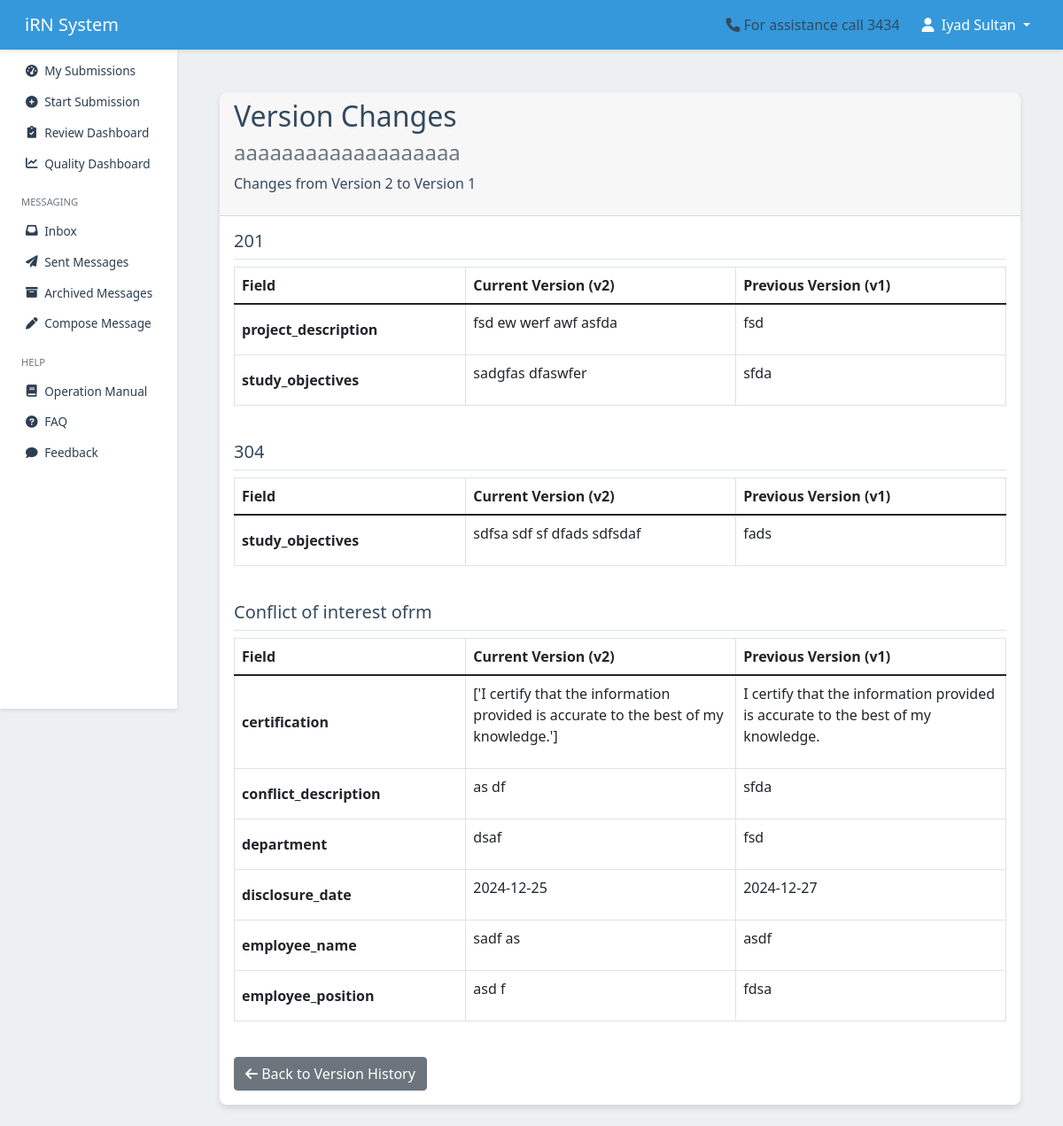
/submission/compare-version/89/2/1/ (signed in), run on the app's committed database.
### submission/models.py (models this page shows, shortened)
class Submission(models.Model):
    temporary_id = models.AutoField(primary_key=True)
    khcc_number = models.CharField(max_length=20, blank=True, null=True, unique=True)
    title = models.CharField(max_length=255)
    primary_investigator = models.ForeignKey(
        User, related_name='primary_investigations', on_delete=models.CASCADE
    )
    study_type = models.ForeignKey(StudyType, on_delete=models.SET_NULL, null=True)
    status = models.CharField(
        max_length=50,
        choices=get_submission_status_choices,
        default='draft'
    )
    date_created = models.DateTimeField(auto_now_add=True)
    last_modified = models.DateTimeField(auto_now=True)
    date_submitted = models.DateTimeField(blank=True, null=True)
    version = models.PositiveIntegerField(default=1)
    is_locked = models.BooleanField(default=False)
    is_archived = models.BooleanField(default=False)
    archived_at = models.DateTimeField(null=True, blank=True)
    show_in_irb = models.BooleanField(default=False, help_text="Toggle visibility for IRB members")
    show_in_rc = models.BooleanField(default=False, help_text="Toggle visibility for RC members")
    submitted_by = models.ForeignKey(
        User,
        related_name='submitted_submissions',
        on_delete=models.SET_NULL,
        null=True,
        blank=True,
        help_text="User who submitted the submission"
    )
    def can_user_edit(self, user):
        if user == self.primary_investigator:
            return True
        return (self.coinvestigators.filter(user=user, can_edit=True).exists() or
                self.research_assistants.filter(user=user, can_edit=True).exists())
    def can_user_view(self, user):
        if self.can_user_edit(user) or self.can_user_submit(user):
            return True

class FormDataEntry(models.Model):
    submission = models.ForeignKey(Submission, related_name='form_data_entries', on_delete=models.CASCADE)
    form = models.ForeignKey(DynamicForm, on_delete=models.CASCADE)
    field_name = models.CharField(max_length=255)
    value = models.TextField()
    date_saved = models.DateTimeField(auto_now=True)
    version = models.PositiveIntegerField(default=1)
    study_action = models.ForeignKey(
        'StudyAction',
        null=True,
        blank=True,
        on_delete=models.CASCADE,
        related_name='form_data_entries'
    )
    class Meta:
        indexes = [
            models.Index(fields=['submission', 'form', 'field_name']),
        ]
    @classmethod
    def get_version_data(cls, submission, version):
        entries = cls.objects.filter(
            submission=submission,
            version=version
        ).select_related('form')
        form_data = {}
        for entry in entries:
            if entry.form_id not in form_data:
                form_data[entry.form_id] = {
                    'form': entry.form,
                    'fields': {}
                }
            try:
                if isinstance(entry.value, str) and entry.value.startswith('['):
                    value = ', '.join(json.loads(entry.value))
                else:
                    value = entry.value
            except (json.JSONDecodeError, TypeError):
                value = entry.value
            form_data[entry.form_id]['fields'][entry.field_name] = value
        return form_data

### forms_builder/models.py (models this page shows, shortened)
class DynamicForm(models.Model):
    name = models.CharField(max_length=255)
    version = models.PositiveIntegerField(default=1)
    date_created = models.DateTimeField(auto_now_add=True)
    requested_per_investigator = models.BooleanField(
        default=False,
        help_text="If checked, one form will be required per investigator"
    )
    study_types = models.ManyToManyField(StudyType, related_name='forms')
    json_input = models.TextField(blank=True, null=True)
    order = models.PositiveIntegerField(
        default=0,
        help_text='Defines the sequence in which forms appear'
    )
    class Meta:
        verbose_name = 'Dynamic Form'
        verbose_name_plural = 'Dynamic Forms'
        ordering = ['order', 'name']  # Added this line to set default ordering

### submission/views.py (the view)
@login_required
def compare_version(request, submission_id, version1, version2):
    submission = get_object_or_404(Submission, temporary_id=submission_id)
    if not submission.can_user_view(request.user):
        messages.error(request, "You don't have permission to view this submission.")
        return redirect('submission:dashboard')
    data_version1 = FormDataEntry.get_version_data(submission, version1)
    data_version2 = FormDataEntry.get_version_data(submission, version2)
    all_form_ids = set(data_version1.keys()) | set(data_version2.keys())
    comparison_data = []
    for form_id in all_form_ids:
        form_v1 = data_version1.get(form_id, {'fields': {}})
        form_v2 = data_version2.get(form_id, {'fields': {}})
        all_fields = set(form_v1['fields'].keys()) | set(form_v2['fields'].keys())
        changes = []
        for field in sorted(all_fields):
            v1_value = form_v1['fields'].get(field, 'Not provided')
            v2_value = form_v2['fields'].get(field, 'Not provided')
            if v1_value != v2_value:
                changes.append({
                    'field': field,
                    'previous_value': v1_value,
                    'current_value': v2_value
                })
        if changes:
            form_name = (form_v1.get('form') or form_v2.get('form')).name
            comparison_data.append({
                'form_name': form_name,
                'changes': changes
            })
    return render(request, 'submission/compare_versions.html', {
        'submission': submission,
        'previous_version': version1,
        'version': version2,
        'comparison_data': comparison_data
    })

### submission/templates/submission/compare_versions.html (shortened to what this page needs)
{% extends 'users/base.html' %}
{% load static %}
{% block content %}
<div class="container mt-4">
    <div class="card">
        <div class="card-header">
            <h2>Version Changes</h2>
            <h4 class="text-muted">{{ submission.title }}</h4>
            <p>Changes from Version {{ previous_version }} to Version {{ version }}</p>
        </div>
        <div class="card-body">
            {% if comparison_data %}
                {% for form_data in comparison_data %}
                    <div class="mb-4">
                        <h5 class="border-bottom pb-2">{{ form_data.form_name }}</h5>
                        <div class="table-responsive">
                            <table class="table table-bordered">
                                <thead>
                                    <tr>
                                        <th style="width: 30%">Field</th>
                                        <th style="width: 35%">Current Version (v{{ previous_version }})</th>
                                        <th style="width: 35%">Previous Version (v{{ version }})</th>
                                    </tr>
                                </thead>
                                <tbody>
                                    {% for change in form_data.changes %}
                                        <tr>
                                            <td class="fw-bold">{{ change.field }}</td>
                                            <td class="bg-light-yellow">
                                                {% if change.previous_value != None %}
                                                    {{ change.previous_value|linebreaks }}
                                                {% else %}
                                                    <em>No value</em>
                                                {% endif %}
                                            </td>
                                            <td class="bg-light-green">
                                                {% if change.current_value != None %}
                                                    {{ change.current_value|linebreaks }}
                                                {% else %}
                                                    <em>No value</em>
                                                {% endif %}
                                            </td>
                                        </tr>
                                    {% endfor %}
                                </tbody>
                            </table>
                        </div>
                    </div>
                {% endfor %}
            {% else %}
                <div class="alert alert-info">
                    <i class="fas fa-info-circle"></i> No changes found between these versions.
                </div>
            {% endif %}
            <div class="mt-4">
                <a href="{% url 'submission:version_history' submission.temporary_id %}" class="btn btn-secondary">
                    <i class="fas fa-arrow-left"></i> Back to Version History
                </a>
            </div>
        </div>
    </div>
</div>
{% endblock %}

### users/templates/users/base.html (shortened to what this page needs)
{% load static %}
<!DOCTYPE html>
<html lang="en">
<head>
    {% load static %}
    <link href="https://cdn.jsdelivr.net/npm/bootstrap@5.1.3/dist/css/bootstrap.min.css" rel="stylesheet">
    <link href="https://cdnjs.cloudflare.com/ajax/libs/font-awesome/6.0.0-beta3/css/all.min.css" rel="stylesheet">
    <link href="https://cdn.jsdelivr.net/npm/select2@4.1.0-rc.0/dist/css/select2.min.css" rel="stylesheet">
    <link href="https://cdn.jsdelivr.net/npm/select2-bootstrap-5-theme@1.3.0/dist/select2-bootstrap-5-theme.min.css" rel="stylesheet">
</head>
<body>
    <nav class="navbar navbar-expand-lg navbar-dark">
        <div class="container-fluid">
            <a class="navbar-brand" href="/">iRN System</a>
            <div class="collapse navbar-collapse justify-content-end" id="navbarNav">
                <span class="me-3"><i class="fas fa-phone me-1"></i>For assistance call 3434</span>
                {% if user.is_authenticated %}
                    <ul class="navbar-nav">
                        <li class="nav-item dropdown">
                            <button class="nav-link dropdown-toggle btn btn-link"
                                    id="userDropdown"
                                    data-bs-toggle="dropdown"
                                    aria-expanded="false">
                                <i class="fas fa-user me-1"></i>
                                {{ user.get_full_name|default:user.username }}
                            </button>
                        </li>
                    </ul>
                {% endif %}
            </div>
        </div>
    </nav>
    <div class="container-fluid">
        <div class="row">
            <nav class="sidebar" id="sidebar">
                <div class="position-sticky">
                    <ul class="nav flex-column">
                        <li class="nav-item">
                            <a class="nav-link {% if request.resolver_match.url_name == 'dashboard' %}active{% endif %}"
                               href="{% url 'submission:dashboard' %}">
                                <i class="fas fa-tachometer-alt"></i>
                                <span>My Submissions</span>
                            </a>
                        </li>
                        <li class="nav-item">
                            <a class="nav-link {% if request.resolver_match.url_name == 'start_submission' %}active{% endif %}"
                               href="{% url 'submission:start_submission' %}">
                                <i class="fas fa-plus-circle"></i>
                                <span>Start Submission</span>
                            </a>
                        </li>
                        <li class="nav-item">
                            {% if request.user.groups.all|dictsort:"name"|join:"," in "IRB,OSAR,RC" %}
                            <a class="nav-link {% if request.resolver_match.url_name == 'review_dashboard' %}active{% endif %}"
                               href="{% url 'review:review_dashboard' %}">
                                <i class="fas fa-clipboard-check"></i>
                                <span>Review Dashboard</span>
                            </a>
                            {% endif %}
                        </li>
                        <li class="nav-item">
                            <a href="{% url 'review:quality_dashboard' %}" class="nav-link">
                                <i class="fas fa-chart-line"></i> Quality Dashboard
                            </a>
                        </li>
                        <li class="nav-item mt-3">
                            <div class="sidebar-heading px-3 py-2 text-muted small text-uppercase">
                                Messaging
                            </div>
                        </li>
                        <li class="nav-item">
                            <a class="nav-link {% if request.resolver_match.url_name == 'inbox' %}active{% endif %}"
                               href="{% url 'messaging:inbox' %}">
                                <i class="fas fa-inbox"></i>
                                <span>Inbox</span>
                            </a>
                        </li>
                        <li class="nav-item">
                            <a class="nav-link {% if request.resolver_match.url_name == 'sent_messages' %}active{% endif %}"
                               href="{% url 'messaging:sent_messages' %}">
                                <i class="fas fa-paper-plane"></i>
                                <span>Sent Messages</span>
                            </a>
                        </li>
                        <li class="nav-item">
                            <a class="nav-link {% if request.resolver_match.url_name == 'archived_messages' %}active{% endif %}"
                               href="{% url 'messaging:archived_messages' %}">
                                <i class="fas fa-archive"></i>
                                <span>Archived Messages</span>
                            </a>
                        </li>
                        <li class="nav-item">
                            <a class="nav-link {% if request.resolver_match.url_name == 'compose_message' %}active{% endif %}"
                               href="{% url 'messaging:compose_message' %}">
                                <i class="fas fa-pen"></i>
                                <span>Compose Message</span>
                            </a>
                        </li>
                        <li class="nav-item mt-3">
                            <div class="sidebar-heading px-3 py-2 text-muted small text-uppercase">
                                Help
                            </div>
                        </li>
                        <li class="nav-item">
                            <a class="nav-link" href="{% url 'users:operation_manual' %}" target="_blank">
                                <i class="fas fa-book"></i>
                                <span>Operation Manual</span>
                            </a>
                        </li>
                        <li class="nav-item">
                            <a class="nav-link" href="{% url 'users:faq' %}">
                                <i class="fas fa-question-circle"></i>
                                <span>FAQ</span>
                            </a>
                        </li>
                        <li class="nav-item">
                            <a class="nav-link" href="{% url 'feedback:submit_feedback' %}">
                                <i class="fas fa-comment"></i>
                                <span>Feedback</span>
                            </a>
                        </li>
                    </ul>
                </div>
            </nav>
            <main class="main-content">
                {% block content %}{% endblock %}
            </main>
        </div>
    </div>
</body>
</html>

### data on the page
Submission: title "aaaaaaaaaaaaaaaaaaa"
DynamicForm: form_name "201"
FormDataEntry: field "project_description", previous_value "fsd ew werf awf asfda"
FormDataEntry: current_value "fsd"
FormDataEntry: field "study_objectives", previous_value "sadgfas dfaswfer"
FormDataEntry: current_value "sfda"
DynamicForm: form_name "304"
FormDataEntry: field "study_objectives", previous_value "sdfsa sdf sf dfads sdfsdaf"
FormDataEntry: current_value "fads"
DynamicForm: form_name "Conflict of interest ofrm"
FormDataEntry: field "certification"
FormDataEntry: previous_value "['I certify that the information provided is accurate to the best of my knowledge.']"
FormDataEntry: field "conflict_description"
FormDataEntry: previous_value "as df"
FormDataEntry: current_value "sfda"
FormDataEntry: field "department"
FormDataEntry: previous_value "dsaf"
FormDataEntry: current_value "fsd"
FormDataEntry: field "disclosure_date"
FormDataEntry: previous_value "2024-12-25"
FormDataEntry: current_value "2024-12-27"
FormDataEntry: field "employee_name"
FormDataEntry: previous_value "sadf as"
FormDataEntry: current_value "asdf"
FormDataEntry: field "employee_position"
FormDataEntry: previous_value "asd f"
FormDataEntry: current_value "fdsa"

### other printed values
{{ user.get_full_name|default:user.username }} "Iyad Sultan"
{{ previous_version }} "2"
{{ version }} "1"
{{ previous_version }} "2" "2" "2"
{{ version }} "1" "1" "1"
{{ change.current_value|linebreaks }} "I certify that the information provided is accurate to the best of my knowledge."
